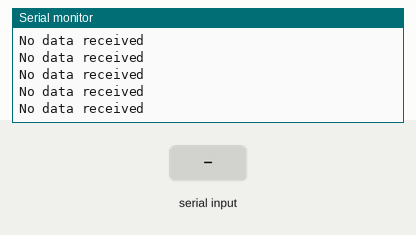
The sketch below on a simulated Arduino Mega 2560, built with avr-gcc and run on an emulated ATmega2560. Shown: the last lines printed to the serial monitor. Inputs (shaded band) come from the test bench.

Above: at 1.2 s.
1.3 s: "1\n" received over the second serial link
At 1.31 s:
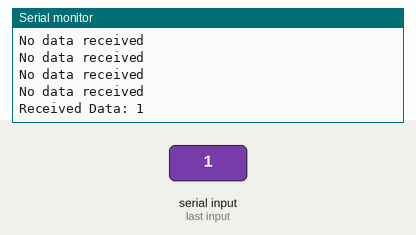
2.8 s: "0\n" received over the second serial link
At 2.81 s:
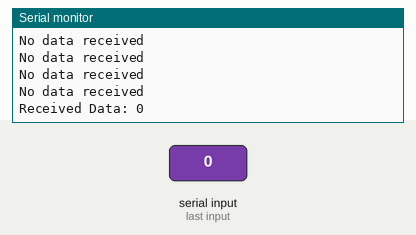
4.3 s: "2\n" received over the second serial link
At 4.31 s:
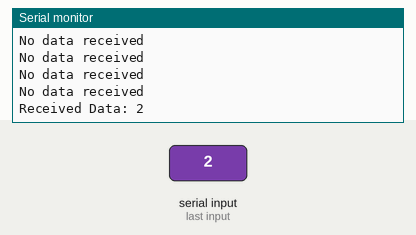

Measured:
- after the input at 1.3 s, the serial monitor: prints a new line at once (image 1)
- after the input at 2.8 s, the serial monitor: prints a new line at once (image 2)
- after the input at 4.3 s, the serial monitor: prints a new line at once (image 3)

The sketch:

IRTest.ino
```cpp
 #include "Arduino.h"

void setup() {
  Serial.begin(115200);
  Serial3.begin(115200);
}

void loop() {
  if (Serial3.available()) {
    String input = Serial3.readStringUntil('\n');
    Serial.println("Received Data: " + input);
  } else {
    Serial.println("No data received");
  }
  delay(100);
}
```
